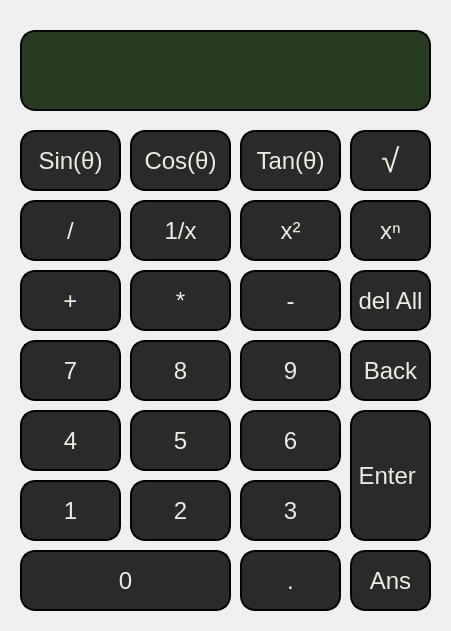
<?xml version="1.0" encoding="UTF-8"?>
<ui version="4.0">
 <class>MainWindow</class>
 <widget class="QMainWindow" name="MainWindow">
  <property name="geometry">
   <rect>
    <x>0</x>
    <y>0</y>
    <width>451</width>
    <height>631</height>
   </rect>
  </property>
  <property name="minimumSize">
   <size>
    <width>0</width>
    <height>0</height>
   </size>
  </property>
  <property name="maximumSize">
   <size>
    <width>451</width>
    <height>631</height>
   </size>
  </property>
  <property name="windowTitle">
   <string>MainWindow</string>
  </property>
  <property name="styleSheet">
   <string notr="true">MainWindow{
background-color: rgb(31, 31, 31);

}</string>
  </property>
  <widget class="QWidget" name="centralwidget">
   <widget class="QPushButton" name="buttzero">
    <property name="geometry">
     <rect>
      <x>20</x>
      <y>550</y>
      <width>211</width>
      <height>61</height>
     </rect>
    </property>
    <property name="font">
     <font>
      <family>Arial</family>
      <pointsize>16</pointsize>
      <italic>false</italic>
      <fontweight>Light</fontweight>
     </font>
    </property>
    <property name="styleSheet">
     <string notr="true">QPushButton {
    font-size: 18pt ;
	font: 700 16pt &quot;Arial&quot;;
    font-weight: 300; 
    border: 2px solid   ;
    border-radius :15px;
    background-color:rgb(42, 42, 42);
    color:#edece1;
} </string>
    </property>
    <property name="text">
     <string>0</string>
    </property>
   </widget>
   <widget class="QPushButton" name="buttenter">
    <property name="geometry">
     <rect>
      <x>350</x>
      <y>410</y>
      <width>81</width>
      <height>131</height>
     </rect>
    </property>
    <property name="font">
     <font>
      <family>Arial</family>
      <pointsize>16</pointsize>
      <italic>false</italic>
      <fontweight>Light</fontweight>
     </font>
    </property>
    <property name="styleSheet">
     <string notr="true">QPushButton {
    font-size: 18pt ;
	font: 700 16pt &quot;Arial&quot;;
    font-weight: 300; 
    border: 2px solid   ;
    border-radius :15px;
    background-color:rgb(42, 42, 42);
    color:#edece1;
} </string>
    </property>
    <property name="text">
     <string>Enter </string>
    </property>
   </widget>
   <widget class="QPushButton" name="ansbutt">
    <property name="geometry">
     <rect>
      <x>350</x>
      <y>550</y>
      <width>81</width>
      <height>61</height>
     </rect>
    </property>
    <property name="font">
     <font>
      <family>Arial</family>
      <pointsize>16</pointsize>
      <italic>false</italic>
      <fontweight>Light</fontweight>
     </font>
    </property>
    <property name="styleSheet">
     <string notr="true">QPushButton {
    font-size: 18pt ;
	font: 700 16pt &quot;Arial&quot;;
    font-weight: 300; 
    border: 2px solid   ;
    border-radius :15px;
    background-color:rgb(42, 42, 42);
    color:#edece1;
} </string>
    </property>
    <property name="text">
     <string>Ans</string>
    </property>
   </widget>
   <widget class="QPushButton" name="butt3">
    <property name="geometry">
     <rect>
      <x>240</x>
      <y>480</y>
      <width>101</width>
      <height>61</height>
     </rect>
    </property>
    <property name="font">
     <font>
      <family>Arial</family>
      <pointsize>16</pointsize>
      <italic>false</italic>
      <fontweight>Light</fontweight>
     </font>
    </property>
    <property name="styleSheet">
     <string notr="true">QPushButton {
    font-size: 18pt ;
	font: 700 16pt &quot;Arial&quot;;
    font-weight: 300; 
    border: 2px solid   ;
    border-radius :15px;
    background-color:rgb(42, 42, 42);
    color:#edece1;
} </string>
    </property>
    <property name="text">
     <string>3</string>
    </property>
   </widget>
   <widget class="QPushButton" name="buttfrac">
    <property name="geometry">
     <rect>
      <x>240</x>
      <y>550</y>
      <width>101</width>
      <height>61</height>
     </rect>
    </property>
    <property name="font">
     <font>
      <family>Arial</family>
      <pointsize>16</pointsize>
      <italic>false</italic>
      <fontweight>Light</fontweight>
     </font>
    </property>
    <property name="styleSheet">
     <string notr="true">QPushButton {
    font-size: 18pt ;
	font: 700 16pt &quot;Arial&quot;;
    font-weight: 300; 
    border: 2px solid   ;
    border-radius :15px;
    background-color:rgb(42, 42, 42);
    color:#edece1;
} </string>
    </property>
    <property name="text">
     <string>.</string>
    </property>
   </widget>
   <widget class="QPushButton" name="butt2">
    <property name="geometry">
     <rect>
      <x>130</x>
      <y>480</y>
      <width>101</width>
      <height>61</height>
     </rect>
    </property>
    <property name="font">
     <font>
      <family>Arial</family>
      <pointsize>16</pointsize>
      <italic>false</italic>
      <fontweight>Light</fontweight>
     </font>
    </property>
    <property name="styleSheet">
     <string notr="true">QPushButton {
    font-size: 18pt ;
	font: 700 16pt &quot;Arial&quot;;
    font-weight: 300; 
    border: 2px solid   ;
    border-radius :15px;
    background-color:rgb(42, 42, 42);
    color:#edece1;
} </string>
    </property>
    <property name="text">
     <string>2</string>
    </property>
   </widget>
   <widget class="QPushButton" name="butt1">
    <property name="geometry">
     <rect>
      <x>20</x>
      <y>480</y>
      <width>101</width>
      <height>61</height>
     </rect>
    </property>
    <property name="font">
     <font>
      <family>Arial</family>
      <pointsize>16</pointsize>
      <italic>false</italic>
      <fontweight>Light</fontweight>
     </font>
    </property>
    <property name="styleSheet">
     <string notr="true">QPushButton {
    font-size: 18pt ;
	font: 700 16pt &quot;Arial&quot;;
    font-weight: 300; 
    border: 2px solid   ;
    border-radius :15px;
    background-color:rgb(42, 42, 42);
    color:#edece1;
} </string>
    </property>
    <property name="text">
     <string>1</string>
    </property>
   </widget>
   <widget class="QPushButton" name="butt6">
    <property name="geometry">
     <rect>
      <x>240</x>
      <y>410</y>
      <width>101</width>
      <height>61</height>
     </rect>
    </property>
    <property name="font">
     <font>
      <family>Arial</family>
      <pointsize>16</pointsize>
      <italic>false</italic>
      <fontweight>Light</fontweight>
     </font>
    </property>
    <property name="styleSheet">
     <string notr="true">QPushButton {
    font-size: 18pt ;
	font: 700 16pt &quot;Arial&quot;;
    font-weight: 300; 
    border: 2px solid   ;
    border-radius :15px;
    background-color:rgb(42, 42, 42);
    color:#edece1;
} </string>
    </property>
    <property name="text">
     <string>6</string>
    </property>
   </widget>
   <widget class="QPushButton" name="butt4">
    <property name="geometry">
     <rect>
      <x>20</x>
      <y>410</y>
      <width>101</width>
      <height>61</height>
     </rect>
    </property>
    <property name="font">
     <font>
      <family>Arial</family>
      <pointsize>16</pointsize>
      <italic>false</italic>
      <fontweight>Light</fontweight>
     </font>
    </property>
    <property name="styleSheet">
     <string notr="true">QPushButton {
    font-size: 18pt ;
	font: 700 16pt &quot;Arial&quot;;
    font-weight: 300; 
    border: 2px solid   ;
    border-radius :15px;
    background-color:rgb(42, 42, 42);
    color:#edece1;
} </string>
    </property>
    <property name="text">
     <string>4</string>
    </property>
   </widget>
   <widget class="QPushButton" name="butt9">
    <property name="geometry">
     <rect>
      <x>240</x>
      <y>340</y>
      <width>101</width>
      <height>61</height>
     </rect>
    </property>
    <property name="font">
     <font>
      <family>Arial</family>
      <pointsize>16</pointsize>
      <italic>false</italic>
      <fontweight>Light</fontweight>
     </font>
    </property>
    <property name="styleSheet">
     <string notr="true">QPushButton {
    font-size: 18pt ;
	font: 700 16pt &quot;Arial&quot;;
    font-weight: 300; 
    border: 2px solid   ;
    border-radius :15px;
    background-color:rgb(42, 42, 42);
    color:#edece1;
} </string>
    </property>
    <property name="text">
     <string>9</string>
    </property>
   </widget>
   <widget class="QPushButton" name="butt5">
    <property name="geometry">
     <rect>
      <x>130</x>
      <y>410</y>
      <width>101</width>
      <height>61</height>
     </rect>
    </property>
    <property name="font">
     <font>
      <family>Arial</family>
      <pointsize>16</pointsize>
      <italic>false</italic>
      <fontweight>Light</fontweight>
     </font>
    </property>
    <property name="styleSheet">
     <string notr="true">QPushButton {
    font-size: 18pt ;
	font: 700 16pt &quot;Arial&quot;;
    font-weight: 300; 
    border: 2px solid   ;
    border-radius :15px;
    background-color:rgb(42, 42, 42);
    color:#edece1;
} </string>
    </property>
    <property name="text">
     <string>5</string>
    </property>
   </widget>
   <widget class="QPushButton" name="butt7">
    <property name="geometry">
     <rect>
      <x>20</x>
      <y>340</y>
      <width>101</width>
      <height>61</height>
     </rect>
    </property>
    <property name="font">
     <font>
      <family>Arial</family>
      <pointsize>16</pointsize>
      <italic>false</italic>
      <fontweight>Light</fontweight>
     </font>
    </property>
    <property name="styleSheet">
     <string notr="true">QPushButton {
    font-size: 18pt ;
	font: 700 16pt &quot;Arial&quot;;
    font-weight: 300; 
    border: 2px solid   ;
    border-radius :15px;
    background-color:rgb(42, 42, 42);
    color:#edece1;
} </string>
    </property>
    <property name="text">
     <string>7</string>
    </property>
   </widget>
   <widget class="QPushButton" name="butt8">
    <property name="geometry">
     <rect>
      <x>130</x>
      <y>340</y>
      <width>101</width>
      <height>61</height>
     </rect>
    </property>
    <property name="font">
     <font>
      <family>Arial</family>
      <pointsize>16</pointsize>
      <italic>false</italic>
      <fontweight>Light</fontweight>
     </font>
    </property>
    <property name="styleSheet">
     <string notr="true">QPushButton {
    font-size: 18pt ;
	font: 700 16pt &quot;Arial&quot;;
    font-weight: 300; 
    border: 2px solid   ;
    border-radius :15px;
    background-color:rgb(42, 42, 42);
    color:#edece1;
} </string>
    </property>
    <property name="text">
     <string>8</string>
    </property>
   </widget>
   <widget class="QPushButton" name="buttminus">
    <property name="geometry">
     <rect>
      <x>240</x>
      <y>270</y>
      <width>101</width>
      <height>61</height>
     </rect>
    </property>
    <property name="font">
     <font>
      <family>Arial</family>
      <pointsize>16</pointsize>
      <italic>false</italic>
      <fontweight>Light</fontweight>
     </font>
    </property>
    <property name="styleSheet">
     <string notr="true">QPushButton {
    font-size: 18pt ;
	font: 700 16pt &quot;Arial&quot;;
    font-weight: 300; 
    border: 2px solid   ;
    border-radius :15px;
    background-color:rgb(42, 42, 42);
    color:#edece1;
} </string>
    </property>
    <property name="text">
     <string>-</string>
    </property>
   </widget>
   <widget class="QPushButton" name="buttstar">
    <property name="geometry">
     <rect>
      <x>130</x>
      <y>270</y>
      <width>101</width>
      <height>61</height>
     </rect>
    </property>
    <property name="font">
     <font>
      <family>Arial</family>
      <pointsize>16</pointsize>
      <italic>false</italic>
      <fontweight>Light</fontweight>
     </font>
    </property>
    <property name="styleSheet">
     <string notr="true">QPushButton {
    font-size: 18pt ;
	font: 700 16pt &quot;Arial&quot;;
    font-weight: 300; 
    border: 2px solid   ;
    border-radius :15px;
    background-color:rgb(42, 42, 42);
    color:#edece1;
} </string>
    </property>
    <property name="text">
     <string>*</string>
    </property>
   </widget>
   <widget class="QPushButton" name="buttslash">
    <property name="geometry">
     <rect>
      <x>20</x>
      <y>200</y>
      <width>101</width>
      <height>61</height>
     </rect>
    </property>
    <property name="font">
     <font>
      <family>Arial</family>
      <pointsize>16</pointsize>
      <italic>false</italic>
      <fontweight>Light</fontweight>
     </font>
    </property>
    <property name="styleSheet">
     <string notr="true">QPushButton {
    font-size: 18pt ;
	font: 700 16pt &quot;Arial&quot;;
    font-weight: 300; 
    border: 2px solid   ;
    border-radius :15px;
    background-color:rgb(42, 42, 42);
    color:#edece1;
} </string>
    </property>
    <property name="text">
     <string>/</string>
    </property>
   </widget>
   <widget class="QPushButton" name="buttsquar">
    <property name="geometry">
     <rect>
      <x>240</x>
      <y>200</y>
      <width>101</width>
      <height>61</height>
     </rect>
    </property>
    <property name="font">
     <font>
      <family>Arial</family>
      <pointsize>16</pointsize>
      <italic>false</italic>
      <fontweight>Light</fontweight>
     </font>
    </property>
    <property name="styleSheet">
     <string notr="true">QPushButton {
    font-size: 18pt ;
	font: 700 16pt &quot;Arial&quot;;
    font-weight: 300; 
    border: 2px solid   ;
    border-radius :15px;
    background-color:rgb(42, 42, 42);
    color:#edece1;
} </string>
    </property>
    <property name="text">
     <string>x²</string>
    </property>
   </widget>
   <widget class="QPushButton" name="butt1overx">
    <property name="geometry">
     <rect>
      <x>130</x>
      <y>200</y>
      <width>101</width>
      <height>61</height>
     </rect>
    </property>
    <property name="font">
     <font>
      <family>Arial</family>
      <pointsize>16</pointsize>
      <italic>false</italic>
      <fontweight>Light</fontweight>
     </font>
    </property>
    <property name="styleSheet">
     <string notr="true">QPushButton {
    font-size: 18pt ;
	font: 700 16pt &quot;Arial&quot;;
    font-weight: 300; 
    border: 2px solid   ;
    border-radius :15px;
    background-color:rgb(42, 42, 42);
    color:#edece1;
} </string>
    </property>
    <property name="text">
     <string>1/x</string>
    </property>
   </widget>
   <widget class="QPushButton" name="buttroot">
    <property name="geometry">
     <rect>
      <x>350</x>
      <y>130</y>
      <width>81</width>
      <height>61</height>
     </rect>
    </property>
    <property name="font">
     <font>
      <family>Arial</family>
      <pointsize>16</pointsize>
      <italic>false</italic>
      <fontweight>Light</fontweight>
     </font>
    </property>
    <property name="styleSheet">
     <string notr="true">QPushButton {
    font-size: 25pt ;
	font: 700 16pt &quot;Arial&quot;;
    font-weight: 300; 
    border: 2px solid   ;
    border-radius :15px;
    background-color:rgb(42, 42, 42);
    color:#edece1;
} </string>
    </property>
    <property name="text">
     <string>√</string>
    </property>
   </widget>
   <widget class="QPushButton" name="buttback">
    <property name="geometry">
     <rect>
      <x>350</x>
      <y>340</y>
      <width>81</width>
      <height>61</height>
     </rect>
    </property>
    <property name="font">
     <font>
      <family>Arial</family>
      <pointsize>16</pointsize>
      <italic>false</italic>
      <fontweight>Light</fontweight>
     </font>
    </property>
    <property name="styleSheet">
     <string notr="true">QPushButton {
    font-size: 18pt ;
	font: 700 16pt &quot;Arial&quot;;
    font-weight: 300; 
    border: 2px solid   ;
    border-radius :15px;
    background-color:rgb(42, 42, 42);
    color:#edece1;
} </string>
    </property>
    <property name="text">
     <string>Back</string>
    </property>
   </widget>
   <widget class="QPushButton" name="buttpown">
    <property name="geometry">
     <rect>
      <x>350</x>
      <y>200</y>
      <width>81</width>
      <height>61</height>
     </rect>
    </property>
    <property name="font">
     <font>
      <family>Arial</family>
      <pointsize>16</pointsize>
      <italic>false</italic>
      <fontweight>Light</fontweight>
     </font>
    </property>
    <property name="styleSheet">
     <string notr="true">QPushButton {
    font-size: 18pt ;
	font: 700 16pt &quot;Arial&quot;;
    font-weight: 300; 
    border: 2px solid   ;
    border-radius :15px;
    background-color:rgb(42, 42, 42);
    color:#edece1;
} </string>
    </property>
    <property name="text">
     <string>xⁿ</string>
    </property>
   </widget>
   <widget class="QPushButton" name="sinbutt">
    <property name="geometry">
     <rect>
      <x>20</x>
      <y>130</y>
      <width>101</width>
      <height>61</height>
     </rect>
    </property>
    <property name="font">
     <font>
      <family>Arial</family>
      <pointsize>16</pointsize>
      <italic>false</italic>
      <fontweight>Light</fontweight>
     </font>
    </property>
    <property name="styleSheet">
     <string notr="true">QPushButton {
    font-size: 18pt ;
	font: 700 16pt &quot;Arial&quot;;
    font-weight: 300; 
    border: 2px solid   ;
    border-radius :15px;
    background-color:rgb(42, 42, 42);
    color:#edece1;
} </string>
    </property>
    <property name="text">
     <string>Sin(θ)</string>
    </property>
   </widget>
   <widget class="QPushButton" name="delbuttn">
    <property name="geometry">
     <rect>
      <x>350</x>
      <y>270</y>
      <width>81</width>
      <height>61</height>
     </rect>
    </property>
    <property name="font">
     <font>
      <family>Arial</family>
      <pointsize>16</pointsize>
      <italic>false</italic>
      <fontweight>Light</fontweight>
     </font>
    </property>
    <property name="styleSheet">
     <string notr="true">QPushButton {
    font-size: 18pt ;
	font: 700 16pt &quot;Arial&quot;;
    font-weight: 300; 
    border: 2px solid   ;
    border-radius :15px;
    background-color:rgb(42, 42, 42);
    color:#edece1;
} </string>
    </property>
    <property name="text">
     <string>del All</string>
    </property>
   </widget>
   <widget class="QPushButton" name="cosbutt">
    <property name="geometry">
     <rect>
      <x>130</x>
      <y>130</y>
      <width>101</width>
      <height>61</height>
     </rect>
    </property>
    <property name="font">
     <font>
      <family>Arial</family>
      <pointsize>16</pointsize>
      <italic>false</italic>
      <fontweight>Light</fontweight>
     </font>
    </property>
    <property name="styleSheet">
     <string notr="true">QPushButton {
    font-size: 18pt ;
	font: 700 16pt &quot;Arial&quot;;
    font-weight: 300; 
    border: 2px solid   ;
    border-radius :15px;
    background-color:rgb(42, 42, 42);
    color:#edece1;
} </string>
    </property>
    <property name="text">
     <string>Cos(θ)</string>
    </property>
   </widget>
   <widget class="QPushButton" name="tanbutt">
    <property name="geometry">
     <rect>
      <x>240</x>
      <y>130</y>
      <width>101</width>
      <height>61</height>
     </rect>
    </property>
    <property name="font">
     <font>
      <family>Arial</family>
      <pointsize>16</pointsize>
      <italic>false</italic>
      <fontweight>Light</fontweight>
     </font>
    </property>
    <property name="styleSheet">
     <string notr="true">QPushButton {
    font-size: 18pt ;
	font: 700 16pt &quot;Arial&quot;;
    font-weight: 300; 
    border: 2px solid   ;
    border-radius :15px;
    background-color:rgb(42, 42, 42);
    color:#edece1;
} </string>
    </property>
    <property name="text">
     <string>Tan(θ)</string>
    </property>
   </widget>
   <widget class="QLabel" name="userface">
    <property name="geometry">
     <rect>
      <x>20</x>
      <y>30</y>
      <width>411</width>
      <height>81</height>
     </rect>
    </property>
    <property name="styleSheet">
     <string notr="true">QLabel {
    font-size: 18pt ;
	font:  24pt  ;
	font: 700 24pt &quot;Arial&quot;;
    font-weight: 300;
    border-style: solid;
    border-width: 2px;
    border-color: #060608;
    border-radius: 15px;
    background-color: #263b20;
    color: #121517 ;
}</string>
    </property>
    <property name="text">
     <string/>
    </property>
   </widget>
   <widget class="QPushButton" name="buttplus">
    <property name="geometry">
     <rect>
      <x>20</x>
      <y>270</y>
      <width>101</width>
      <height>61</height>
     </rect>
    </property>
    <property name="font">
     <font>
      <family>Arial</family>
      <pointsize>16</pointsize>
      <italic>false</italic>
      <fontweight>Light</fontweight>
     </font>
    </property>
    <property name="styleSheet">
     <string notr="true">QPushButton {
    font-size: 18pt ;
	font: 700 16pt &quot;Arial&quot;;
    font-weight: 300; 
    border: 2px solid   ;
    border-radius :15px;
    background-color:rgb(42, 42, 42);
    color:#edece1;
} </string>
    </property>
    <property name="text">
     <string>+</string>
    </property>
   </widget>
  </widget>
 </widget>
 <resources/>
 <connections/>
</ui>
